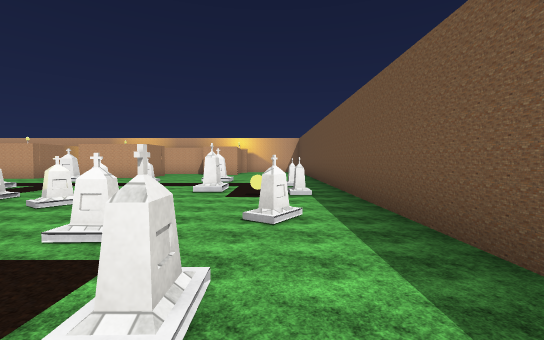
[1] (above)

22 first-person views from a walk through a Unity game level. The camera is 1.5 m above the floor, tilts 2° down and sees 90° across. The floor is counted in squares, 2.4 m on a side. Each view is taken from the middle of a square. On the plan, view 1 faces up. The plan holds only what a view shows up to about 9 squares ahead; the rest is blank. The place goes on beyond the plan. The player is left out. Some surface patterns are stand-ins.

[2]
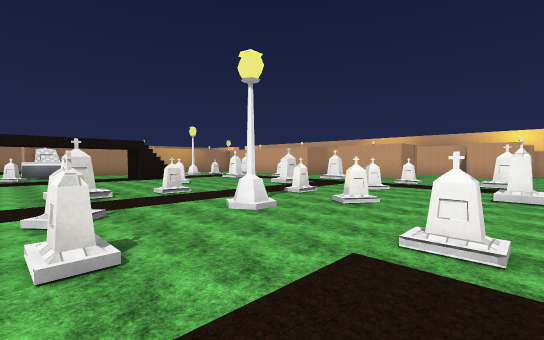

[3]
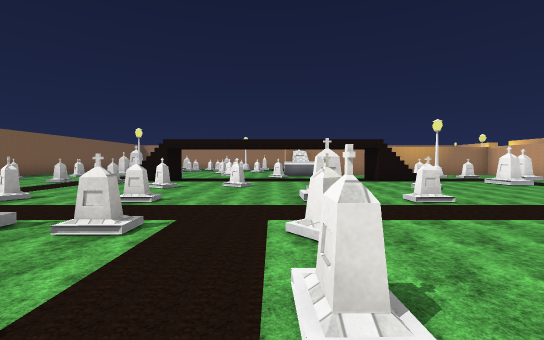

[4]
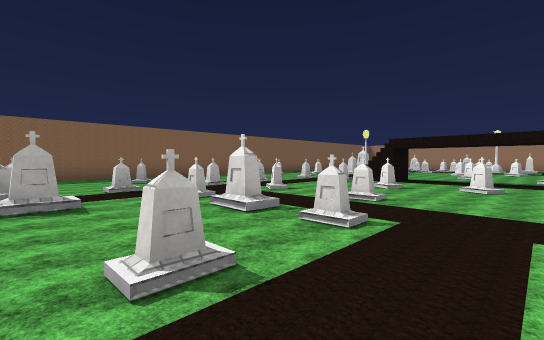

[5]
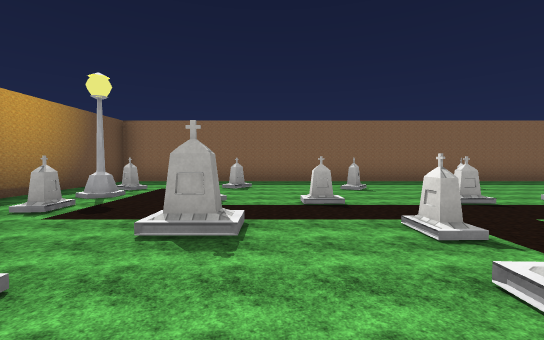

[6]
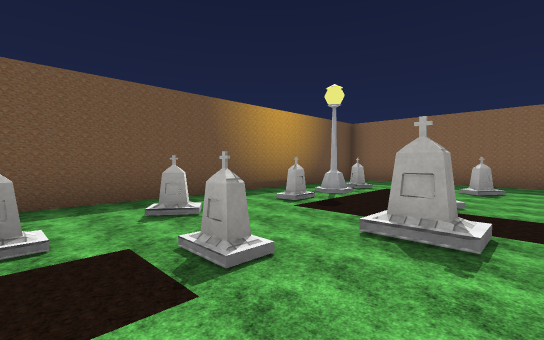

[7]
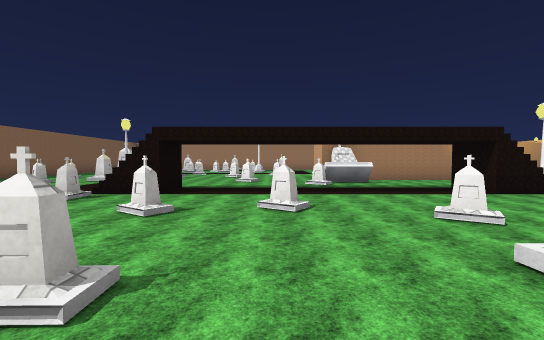

[8]
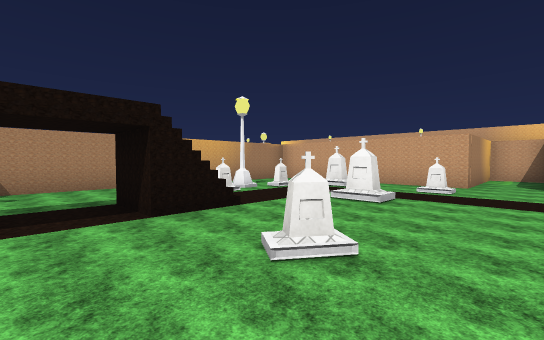

[9]
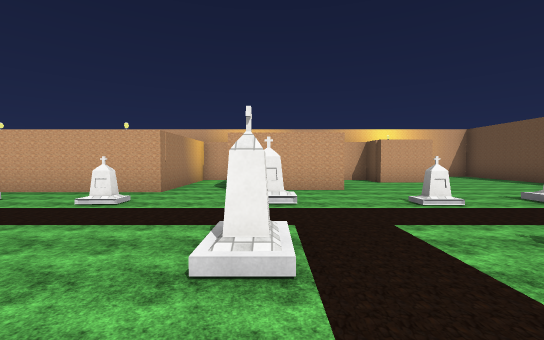

[10]
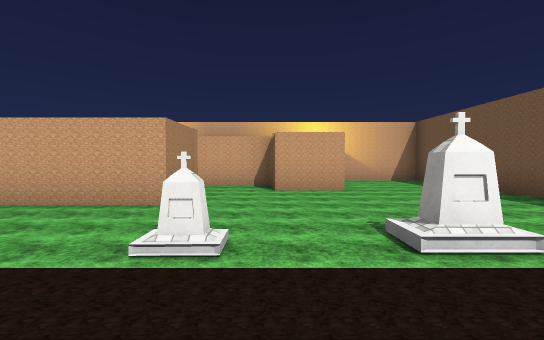

[11]
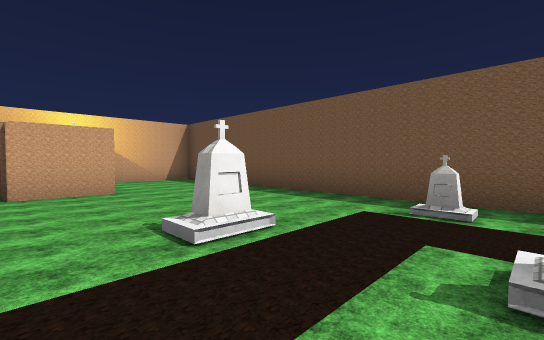

[12]
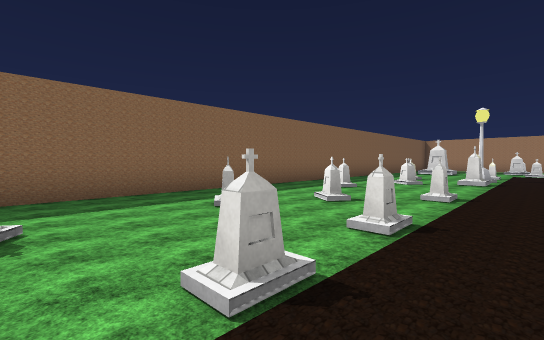

[13]
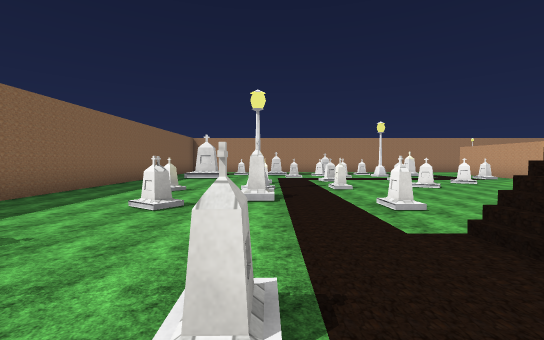

[14]
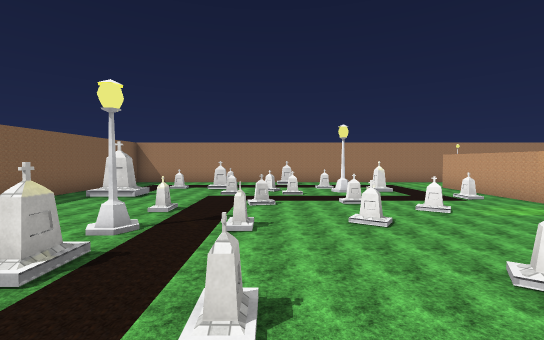

[15]
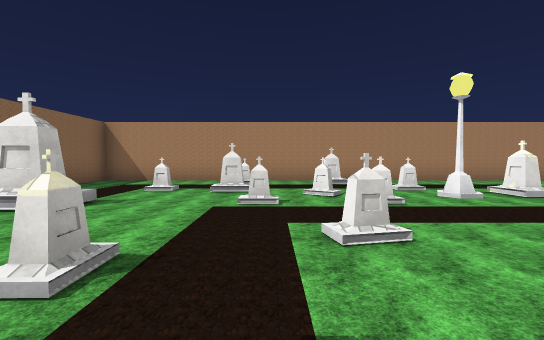

[16]
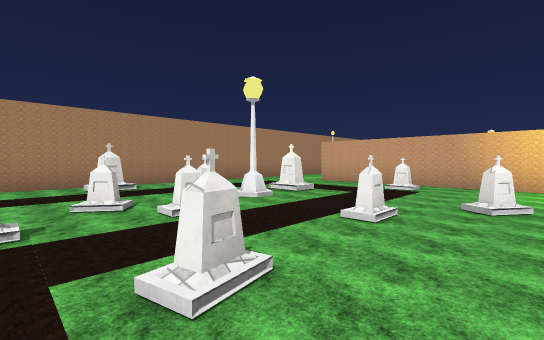

[17]
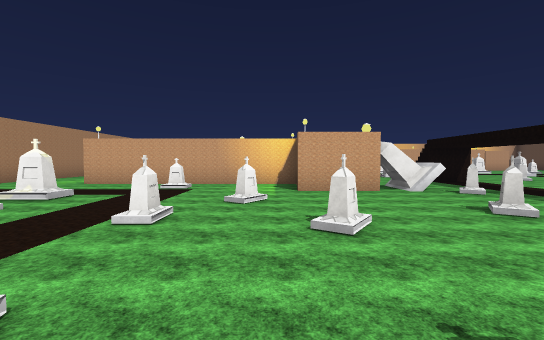

[18]
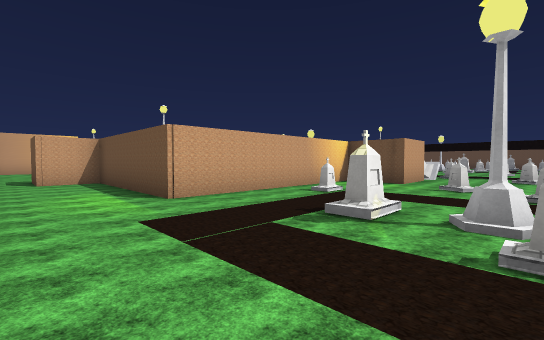

[19]
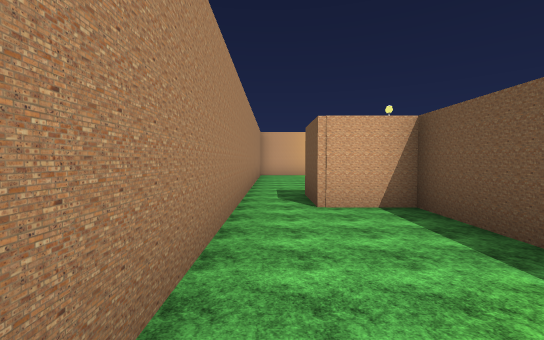

[20]
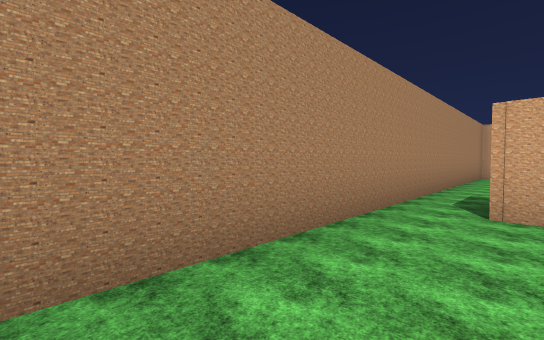

[21]
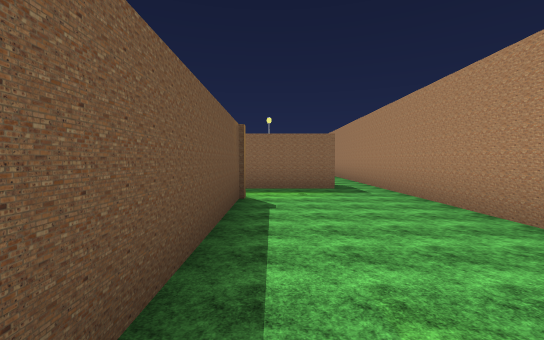

[22]
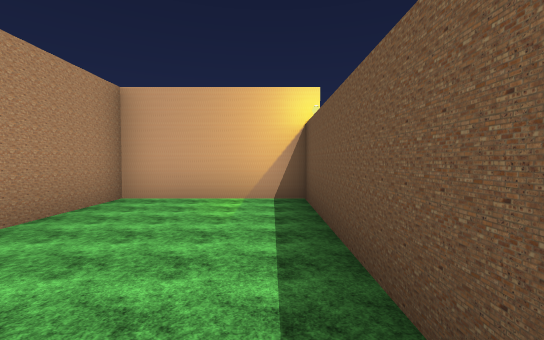

### Floor plan
Points are (right, up) in squares from view 1. A wall is a line through its corners. A room is listed if a view was taken in it or the views show most of it. See-through windows are left out.
Room 1 (views 1, 2, 3, 4, 5, 6, 7, 8, 9, 10, 11, 12, 13, 14, 15, 16, 17, 18, 19, 20)
walls: (-11.3, 3.1) (-11.3, 3.6); (-13.7, 8) (-13.7, 0.6) (-15.4, 0.6) (-15.4, 2.3) (-21.1, 2.3) (-21.1, 6.6) (-22.4, 6.6); (1.5, 1.4) (1.5, 14.5) (-0.8, 14.5); (-4.5, 11.2) (-4.5, 9.8) (-7, 9.8); (-20, -10.2) (1.5, -10.2) (1.5, -2); (-7, 12.7) (-8.2, 12.7) (-8.2, 9.3) (-12.5, 9.3); (-1.4, 11.7) (-3, 11.7) (-3, 12.7) (-4.9, 12.7); (-23.5, 6.5) (-23.5, -10.2) (-21.8, -10.2)
ways out: opening at (-23, 7) to room 2
objects: other object (-22, -6); tombstone (-22, -3); tombstone (-21, -7); tombstone (-21, -6); tombstone (-21, -2); tombstone (-20, -4); streetlight (-20, -2); tombstone (-20, 0); tombstone (-19, -8); tombstone (-19, -5); tombstone (-19, -3); tombstone (-18, 1); tombstone (-17, -4); tombstone (-17, -2); tombstone (-16, -6); tombstone (-16, -1); tombstone (-15, -8); streetlight (-15, -6); tombstone (-15, -4); tombstone (-15, -2); tombstone (-13, -8); tombstone (-13, -6); tombstone (-13, -4); tombstone (-13, -2); tombstone (-13, 1); tombstone (-12, 0); tombstone (-12, 5); streetlight (-12, 6); tombstone (-12, 7); tombstone (-11, -8); tombstone (-11, 8); tombstone (-10, -6); tombstone (-10, -4); tombstone (-9, -7); tombstone (-9, -1); tombstone (-9, 6); tombstone (-8, -6); tombstone (-8, -3); tombstone (-8, 1); tombstone (-8, 4); tombstone (-8, 8); tombstone (-7, -8); tombstone (-6, -6); tombstone (-6, -4); tombstone (-6, -2); tombstone (-6, 1); tombstone (-6, 2); tombstone (-6, 6); tombstone (-6, 8); tombstone (-5, -8); tombstone (-4, -6); tombstone (-4, -4); tombstone (-4, -3); tombstone (-4, -2); tombstone (-4, 0); streetlight (-4, 2); tombstone (-4, 4); tombstone (-4, 6); tombstone (-4, 8); tombstone (-3, -1); tombstone (-3, 0); tombstone (-3, 4); tombstone (-2, -8); tombstone (-2, -6); tombstone (-2, -4); tombstone (-2, 8); tombstone (-1, -3); tombstone (-1, 1); tombstone (-1, 2); other object (-1, 5); tombstone (-1, 6); tombstone (0, -8); streetlight (0, -7); tombstone (0, -6); tombstone (0, -3); tombstone (0, -2); tombstone (0, 3); tombstone (0, 5); tombstone (1, 7)
Room 2 (views 21, 22)
walls: (-20.5, 9.4) (-20.5, 14.5) (-23.5, 14.5) (-23.5, 6.5); (-22.4, 6.6) (-22.4, 8) (-20.4, 8)
ways out: opening at (-23, 7) to room 1

Positions as (right, up) in squares from view 1, and headings:
1: (0, 0), facing up
2: (-1, 0), facing up-left
3: (-2, 0), facing left
4: (-2, 0), facing down-left
5: (-3, -2), facing down
6: (-3, -2), facing down-right
7: (-5, -1), facing left
8: (-7, 2), facing up-left
9: (-6, 4), facing up
10: (-3, 6), facing up
11: (-3, 6), facing up-right
12: (-5, -5), facing down-left
13: (-9, -6), facing left
14: (-11, -4), facing left
15: (-15, -5), facing left
16: (-16, -5), facing up-left
17: (-16, -5), facing up
18: (-23, -2), facing up-right
19: (-23, 3), facing up
20: (-22, 3), facing up-left
21: (-21, 14), facing down
22: (-21, 10), facing up
